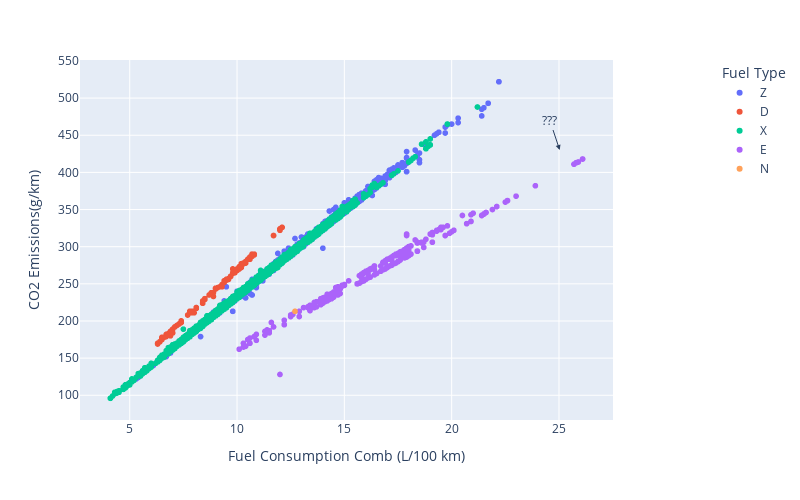

Notebook source saved alongside this figure:
### Code cell
# plotly scatter
fig = px.scatter(
    data_frame = df_co2, x= 'Fuel Consumption Comb (L/100 km)'
    , y ='CO2 Emissions(g/km)' , color = 'Fuel Type', width = 800, height= 500
)

fig.update_layout(legend_x = 1.2, legend_y = 1)
fig.add_annotation(
    x = 0.9, y = 0.75,
    text = '???',
    yref='y domain', xref = 'x domain',
    showarrow= True, arrowhead= 2
)

fig.show()

### Figure 1 — Plotly figure (JSON) as saved in the notebook; plotly's stock layout.template omitted (floating-point values rounded to 4 significant figures; data arrays with more than 128 entries replaced by an {"elided": "..."} marker saying what was removed)
{"data": [{"hovertemplate": "Fuel Type=Z<br>Fuel Consumption Comb (L/100 km)=%{x}<br>CO2 Emissions(g/km)=%{y}<extra></extra>", "legendgroup": "Z", "marker": {"color": "#636efa", "symbol": "circle"}, "mode": "markers", "name": "Z", "showlegend": true, "type": "scattergl", "x": {"elided": "3202 float values"}, "xaxis": "x", "y": {"elided": "3202 int values"}, "yaxis": "y"}, {"hovertemplate": "Fuel Type=D<br>Fuel Consumption Comb (L/100 km)=%{x}<br>CO2 Emissions(g/km)=%{y}<extra></extra>", "legendgroup": "D", "marker": {"color": "#EF553B", "symbol": "circle"}, "mode": "markers", "name": "D", "showlegend": true, "type": "scattergl", "x": {"elided": "175 float values"}, "xaxis": "x", "y": {"elided": "175 int values"}, "yaxis": "y"}, {"hovertemplate": "Fuel Type=X<br>Fuel Consumption Comb (L/100 km)=%{x}<br>CO2 Emissions(g/km)=%{y}<extra></extra>", "legendgroup": "X", "marker": {"color": "#00cc96", "symbol": "circle"}, "mode": "markers", "name": "X", "showlegend": true, "type": "scattergl", "x": {"elided": "3637 float values"}, "xaxis": "x", "y": {"elided": "3637 int values"}, "yaxis": "y"}, {"hovertemplate": "Fuel Type=E<br>Fuel Consumption Comb (L/100 km)=%{x}<br>CO2 Emissions(g/km)=%{y}<extra></extra>", "legendgroup": "E", "marker": {"color": "#ab63fa", "symbol": "circle"}, "mode": "markers", "name": "E", "showlegend": true, "type": "scattergl", "x": {"elided": "370 float values"}, "xaxis": "x", "y": {"elided": "370 int values"}, "yaxis": "y"}, {"hovertemplate": "Fuel Type=N<br>Fuel Consumption Comb (L/100 km)=%{x}<br>CO2 Emissions(g/km)=%{y}<extra></extra>", "legendgroup": "N", "marker": {"color": "#FFA15A", "symbol": "circle"}, "mode": "markers", "name": "N", "showlegend": true, "type": "scattergl", "x": [12.7], "xaxis": "x", "y": [213], "yaxis": "y"}], "layout": {"annotations": [{"arrowhead": 2, "showarrow": true, "text": "???", "x": 0.9, "xref": "x domain", "y": 0.75, "yref": "y domain"}], "height": 500, "legend": {"title": {"text": "Fuel Type"}, "tracegroupgap": 0, "x": 1.2, "y": 1}, "margin": {"t": 60}, "width": 800, "xaxis": {"anchor": "y", "domain": [0, 1], "title": {"text": "Fuel Consumption Comb (L/100 km)"}}, "yaxis": {"anchor": "x", "domain": [0, 1], "title": {"text": "CO2 Emissions(g/km)"}}}}
